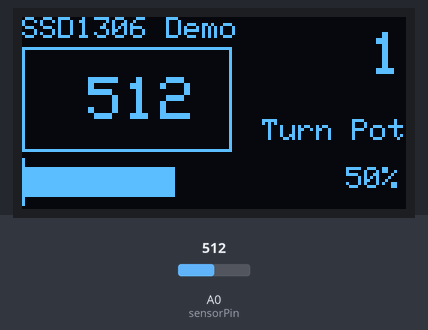
Bench run of a sketch on a simulated Arduino Uno, built with avr-gcc and run on an emulated ATmega328P. Shown: 128×64 one-colour display. Inputs (shaded band) come from the test bench; at power-on: A0 (sensorPin) = 512.

Above: at 1.2 s.
1.3 s: A0 (sensorPin) set to 716
At 2.9 s:
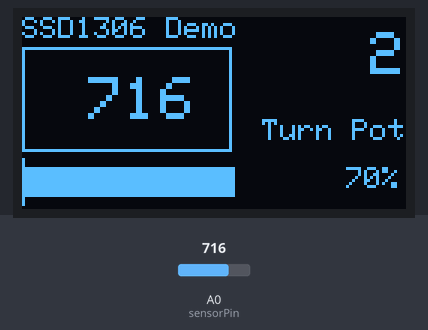
3.6 s: A0 (sensorPin) set to 900
At 4.6 s:
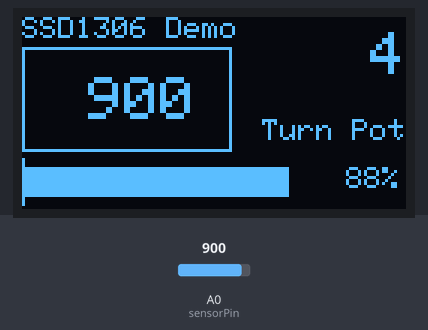
5.5 s: A0 (sensorPin) set to 1010
At 6.9 s:
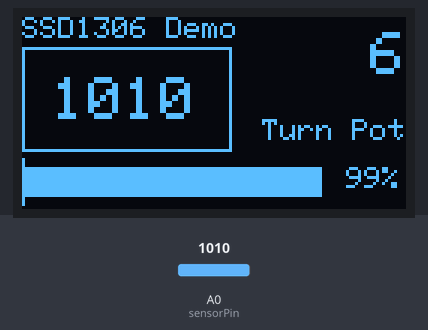
Timing chart, 0 to 8.5 s (numbered marks = the images above; inputs shaded):
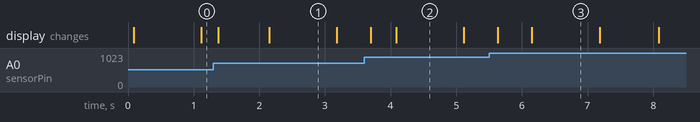

The sketch:

Seeed_POT-display-experiment.ino
```cpp
/* Arduino UNO with SSD1306 128x64 I2C OLED display and 10K Ohm pot on A0
 * Tony Goodhew  4 June 2020
 */
//#include <SPI.h>  // Not needed if device is I2C
#include <Wire.h>
#include <Adafruit_GFX.h>
#include <Adafruit_SSD1306.h>

#define SCREEN_WIDTH 128 // OLED display width, in pixels
#define SCREEN_HEIGHT 64 // OLED display height, in pixels

// Declaration for an SSD1306 display connected to I2C (SDA, SCL pins)
#define OLED_RESET     4 // Reset pin # (or -1 if sharing Arduino reset pin)
Adafruit_SSD1306 display(SCREEN_WIDTH, SCREEN_HEIGHT, &Wire, OLED_RESET);

int sensorPin = A0;   // select the input pin for the potentiometer
int ledPin = 13;      // select the pin for the LED
int sensorValue = 0;  // variable to store the value coming from the sensor
int counter = 0;      // Seconds counter
unsigned long int currentTime,nextTime;

void setup() {
  Serial.begin(9600);
  // SSD1306_SWITCHCAPVCC = generate display voltage from 3.3V internally
  if(!display.begin(SSD1306_SWITCHCAPVCC, 0x3C)) { // Address 0x3D for 128x64
    Serial.println(F("SSD1306 allocation failed"));
    for(;;); // Don't proceed, loop forever
  // declare the ledPin as an OUTPUT:
  pinMode(ledPin, OUTPUT);
  }
  display.clearDisplay();
  display.setTextSize(1);             // Normal 1:1 pixel scale
  display.setTextColor(SSD1306_WHITE);        // Draw white text
  display.setCursor(0,0);             // Start at top-left corner
  display.println("SSD1306 Demo");
  display.setCursor(80,34);
  display.println("Turn Pot");
  display.setTextSize(2);             // Draw 2X-scale text
  display.setTextColor(SSD1306_WHITE);
  display.setCursor(80,5);
  counter = 0;
  align3(counter);
  display.drawRect(0, 10, 70, 35, SSD1306_WHITE);  // RAW pot value box
  nextTime = millis() + 1000;  // 1 second in the future
  display.println(counter);
  display.display();
}
// Functions for right alignment of integers
int align2(int q){  // Space in 100s and 10s
  if (q < 100) {display.print(" ");}
    if (q < 10) {display.print(" ");}
}
int align3(int q){  // Space in 1000s
  if (q < 1000) {display.print(" ");}
  align2(q);
}
// ++++++++++++Main Loop ++++++++++++++
// 1 second timer
void loop() {
  currentTime = millis();
  if (currentTime >= nextTime) {  // Then update one   second timer
    display.setTextSize(2);             // Draw 2X-scale text
    display.setTextColor(SSD1306_BLACK);
    display.setCursor(80,5);
    align3(counter);          // Right align value
    display.println(counter); // Overwrite current value in black - rub out
    counter = counter + 1;
    if (counter >= 10000){counter = 0;} // Reset befor overflows space
    display.setTextColor(SSD1306_WHITE);
    display.setCursor(80,5);
    align3(counter);
    display.println(counter);  // Write new value in white
    nextTime = nextTime + 1000;
  }
  // Read pot and display values
  sensorValue = analogRead(sensorPin); // read the value from the sensor
  int perCent = float(sensorValue * 100.0/1018);
  display.drawLine(0,47,0,62, SSD1306_WHITE);
  display.fillRect(1, 50, perCent, 10, SSD1306_WHITE);
  display.setTextSize(1);               // Normal 1:1 pixel scale
  display.setTextColor(SSD1306_WHITE);  // Draw white text
  display.setCursor(102,50);
  align2(perCent);
  display.print(perCent);
  display.println("%");
  display.fillRect(1, 11, 68, 33, SSD1306_BLACK); // Clear box
  display.setCursor(10,20);
  display.setTextSize(2);
  align3(sensorValue);
  display.println(sensorValue);
  display.setTextSize(1);
  display.display();
  delay(100);
  display.fillRect(1, 50, perCent, 10, SSD1306_BLACK);
  display.setTextColor(SSD1306_BLACK);
  display.setCursor(102,50);
  align2(perCent);
  display.print(perCent);
  display.println("%");
}
```

Measured:
- what the display in image 1 shows lasts 1.0 s, from 2.2 s to 3.2 s
